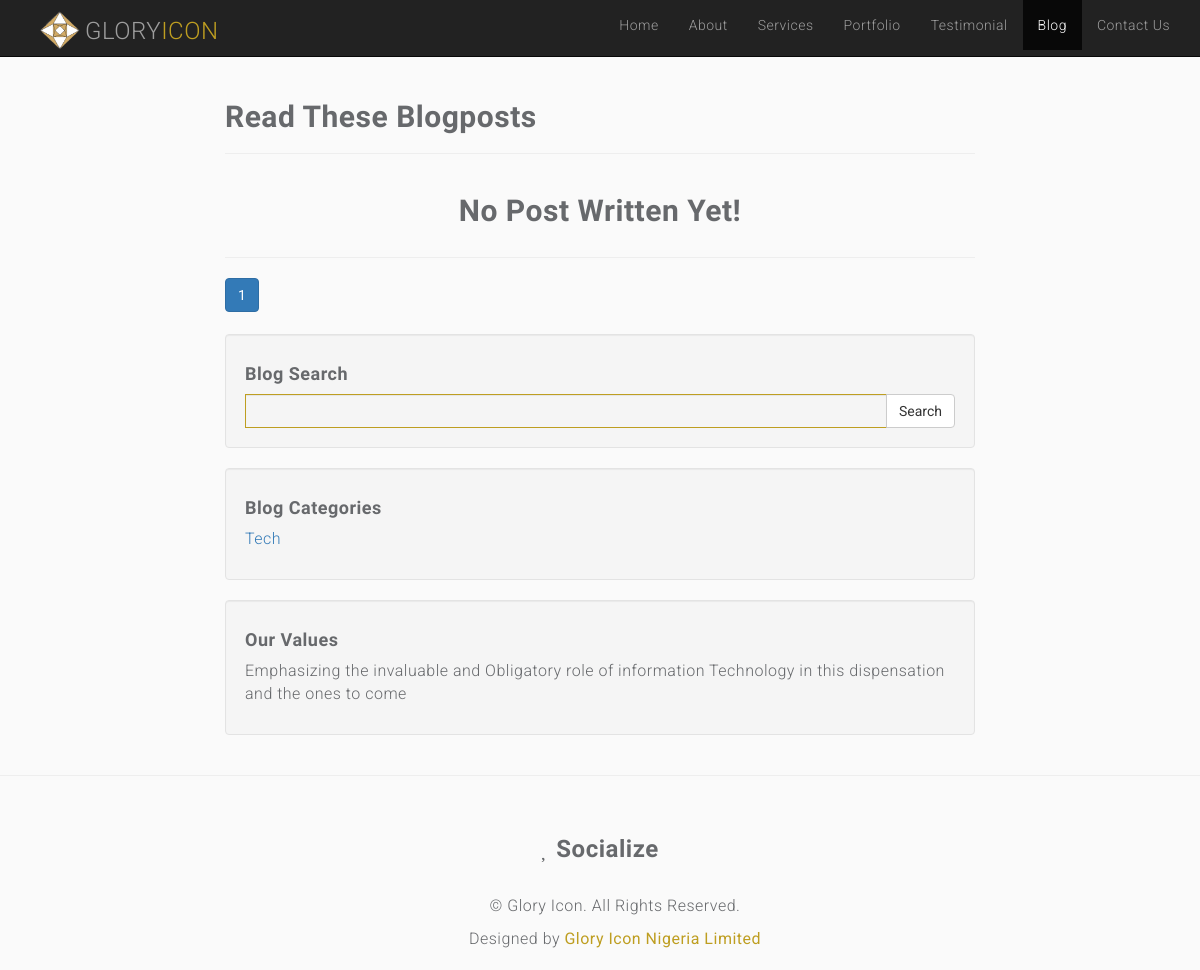
/blogs/, run on an earlier commit of the app's database.
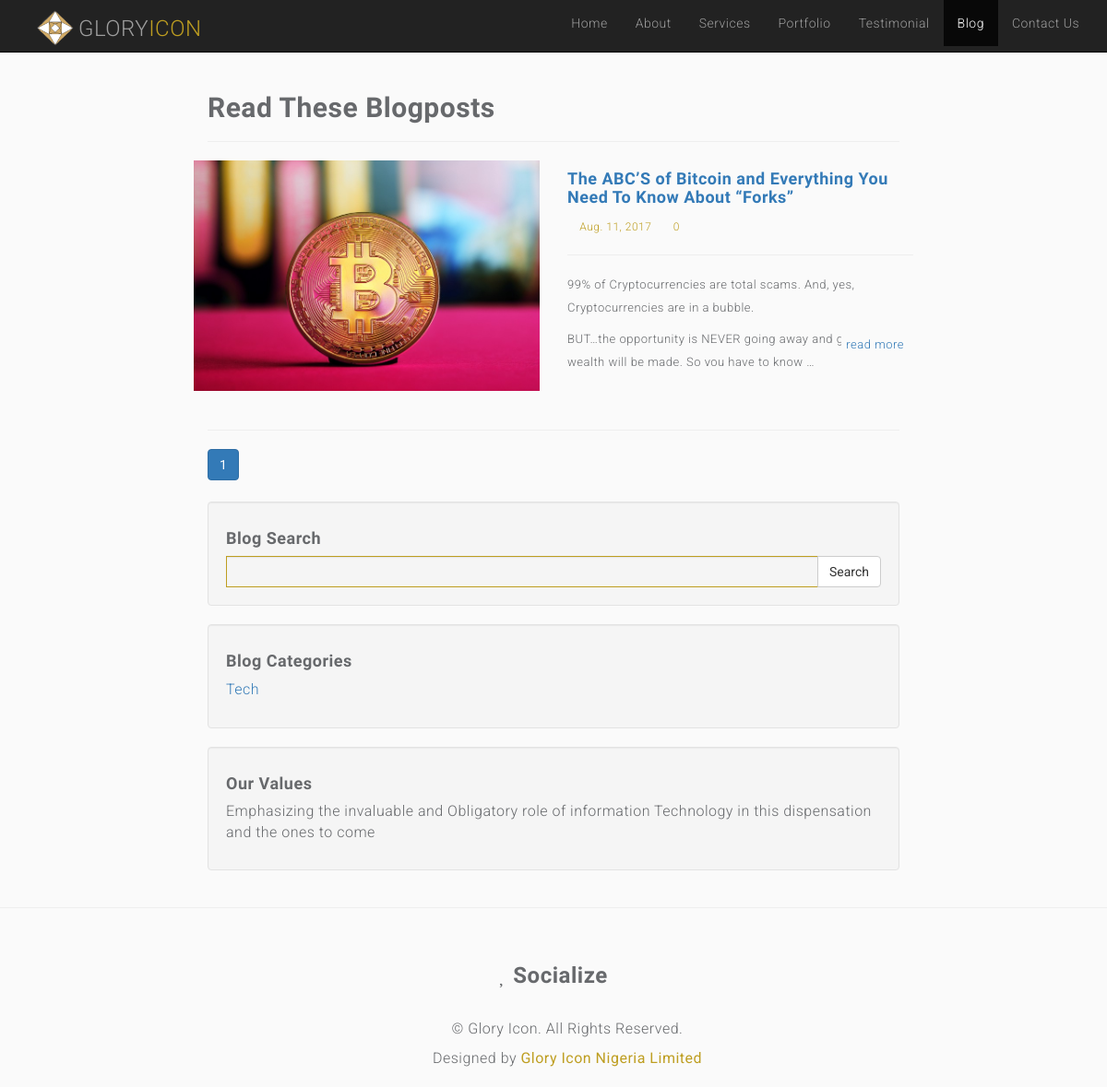
And on a later commit of the database.
### blog/models.py (models this page shows, shortened)
class BlogCategory(models.Model):
    category = models.CharField(max_length=200)
    details = models.TextField(blank=True, null=True)
    created_by = models.ForeignKey(User, null=True)
    timestamp = models.DateTimeField(auto_now_add=True)

class BlogPost(models.Model):
    title = models.CharField(max_length=200)
    content = models.TextField()
    author = models.ForeignKey(User)
    likes = models.IntegerField(default=0)
    post_image = models.ImageField(upload_to="media", blank=True)
    category = models.ForeignKey(BlogCategory, null=True)
    slug = models.CharField(blank=True, max_length=150)
    seo_keywords = models.TextField(blank=True)
    seo_desc = models.TextField(blank=True)
    timestamp = models.DateTimeField(auto_now_add=True)
    def get_no_comments(self):
        return Comment.objects.filter(parent=self.id).count()
    class Meta:
        ordering = ['-timestamp']

### blog/views.py (the view, shortened to what this page needs)
class AllBlogPosts(View):
    def get(self, request):
        category = request.GET.get('category', None)
        if category is not None:
            posts = BlogPost.objects.filter(category__id=category)
        else:
            posts = BlogPost.objects.all()
        paginator = Paginator(posts, 10)
        page = request.GET.get('page')
        try:
            posts = paginator.page(page)
        except PageNotAnInteger:
            posts = paginator.page(1)
        except EmptyPage:
            posts = paginator.page(paginator.num_pages)
        categories = BlogCategory.objects.all()
        return render(request, 'blog.html', {'posts': posts, 'cat': categories})

### templates/blog.html (shortened to what this page needs)
<!DOCTYPE html>
<html lang="en">
<head>
    {% load static %}
    <link rel="stylesheet" type="text/css" href="/static/css/jquery.bxslider.css">
    <link rel="stylesheet" type="text/css" href="/static/css/font-awesome.min.css">
    <link rel="stylesheet" type="text/css" href="/static/css/bootstrap.min.css">
    <link rel="stylesheet" type="text/css" href="/static/css/animate.css">
    <link rel="stylesheet" type="text/css" href="/static/css/style.css">
    <link rel="stylesheet" type="text/css" href="/static/css/styles.css">
</head>
<body>
<header id="">
    <nav class="navbar navbar-inverse navbar-fixed-top">
        <div class="container">
            <div class="navbar-header" style="position: relative;">
                <img src="{% static 'img/logo_icon.png' %}" alt="Glory Icon" width="40px;" height="40px;">
                <a class="navbar-brand" href="#" style="margin-left: 55px;">Glory<span class="logo-dec">Icon</span></a>
            </div>
            <div class="icon">
                <div class="collapse navbar-collapse" id="myNavbar">
                    <div class="grace">
                        <ul class="nav navbar-nav navbar-right">
                            <li class=""><a href="/">Home</a></li>
                            <li class=""><a href="/">About</a></li>
                            <li class=""><a href="/">Services</a></li>
                            <li class=""><a href="/">Portfolio</a></li>
                            <li class=""><a href="/">Testimonial</a></li>
                            <li class="active"><a href="/blogs">Blog</a></li>
                            <li class=""><a href="/">Contact Us</a></li>
                        </ul>
                    </div>
                </div>
            </div>
        </div>
    </nav>
</header>
<div class="container">
    <div class="row nav-margin-top" style="margin-top: 80px;">
        <div class="col-md-8 col-md-offset-2">
            <h2>Read These Blogposts</h2>
            <hr>
            <div class="blog-post-list row">
                {% for post in posts %}
                    <div class="blog-post">
                        <div class="row">
                            <div class="col-sm-6">
                                {% if post.post_image %}
                                    <img src="{{ post.post_image.url }}" alt="{{ post.title }}" class="img-responsive">
                                {% else %}
                                    <img src="/static/img/blog01.jpg" alt="{{ post.title }}" class="img-responsive">
                                {% endif %}
                            </div>
                            <div class="col-sm-6">
                                <div class="blog-content">
                                    <a href="/blogs/{{ post.slug }}"><h4>{{ post.title }}</h4></a>
                                    <div class="post-details-bar">
                                        <div class="post-detail">
                                            <span class="fa fa-calendar"></span>
                                            {{ post.timestamp.date }}
                                        </div>
                                        <div class="post-detail">
                                            {{ post.get_no_comments }}
                                            <span class="fa fa-comments"></span>
                                        </div>
                                    </div>
                                    <hr>
                                    <div class="content" style="font-size: 13px; line-height: 1.9; max-height: 100px; overflow: hidden;">
                                        {{ post.content | safe | truncatewords:30 }}
                                        <a href="/blogs/{{ post.slug }}">read more</a>
                                    </div>
                                </div>
                            </div>
                        </div>
                    </div>
                    <br>
                {% empty %}
                    <h2 class="text-center">No Post Written Yet!</h2>
                {% endfor %}
            </div>
            <hr>
            <div class="btn-group text-center" style="margin: 0 auto;">
                <a href="#" class="btn btn-primary">{{ posts.number }}</a>
            </div>
        </div>
    </div>
</div>
<div class="container">
    <div class="row">
        <div class="col-md-8 col-md-offset-2">
            <br>
            <div class="well">
                <h4>Blog Search</h4>
                <form action="/blogs/" method="post">
                    <div class="input-group">
                        <input type="text" class="form-control" name="filter">
                <span class="input-group-btn">
                    <input type="submit" class="btn btn-default" value="Search">
                </span>
                    </div>
                </form>
            </div>
            <div class="well">
                <h4>Blog Categories</h4>
                <div class="row">
                    <div class="col-lg-6">
                        <ul class="list-unstyled">
                            {% for c in cat %}
                                <li><a href="/blogs/?category={{ c.id }}">{{ c.category }}</a></li>
                            {% endfor %}
                        </ul>
                    </div>
                    <div class="col-lg-6">
                    </div>
                </div>
            </div>
            <div class="well">
                <h4>Our Values</h4>
                <p>Emphasizing the invaluable and Obligatory role of information Technology
                    in this dispensation and the ones to come
                </p>
            </div>
        </div>
    </div>
</div>
<hr>
<footer id="footer">
    <div class="container">
        <div class="row text-center">
            <h3><i class="fa fa-heart"></i> Socialize</h3>
            <div id="social-icons">
                <a href="#" class="btn-group google-plus">
                    <i class="fa fa-google-plus"></i>
                </a>
                <a href="#" class="btn-group linkedin">
                    <i class="fa fa-linkedin-square"></i>
                </a>
                <a href="#" class="btn-group twitter">
                    <i class="fa fa-twitter"></i>
                </a>
                <a href="#" class="btn-group facebook">
                    <i class="fa fa-facebook"></i>
                </a>
            </div>
        </div>
        <div class="container">
            <div class="row text-center">
                <p>&copy; Glory Icon. All Rights Reserved.</p>
                <div class="credits">
                    Designed by <a href="#">Glory Icon Nigeria Limited</a>
                </div>
            </div>
        </div>
    </div>
</footer>
</body>
</html>

What changed in the data, as far as the page shows it:
added BlogPost: post_image (picture), title "The ABC’S of Bitcoin and Everything You Need To Know About “Forks”", timestamp "Aug. 11, 2017", get_no_comments "0", content "99% of Cryptocurrencies are total scams. And, yes, Cryptocurrencies are in a bubble. BUT…the opportunity is NEVER going away and generational wealth will be made. So you have to know …"
Also different on the page:
text no longer shown: "No Post Written Yet!"
